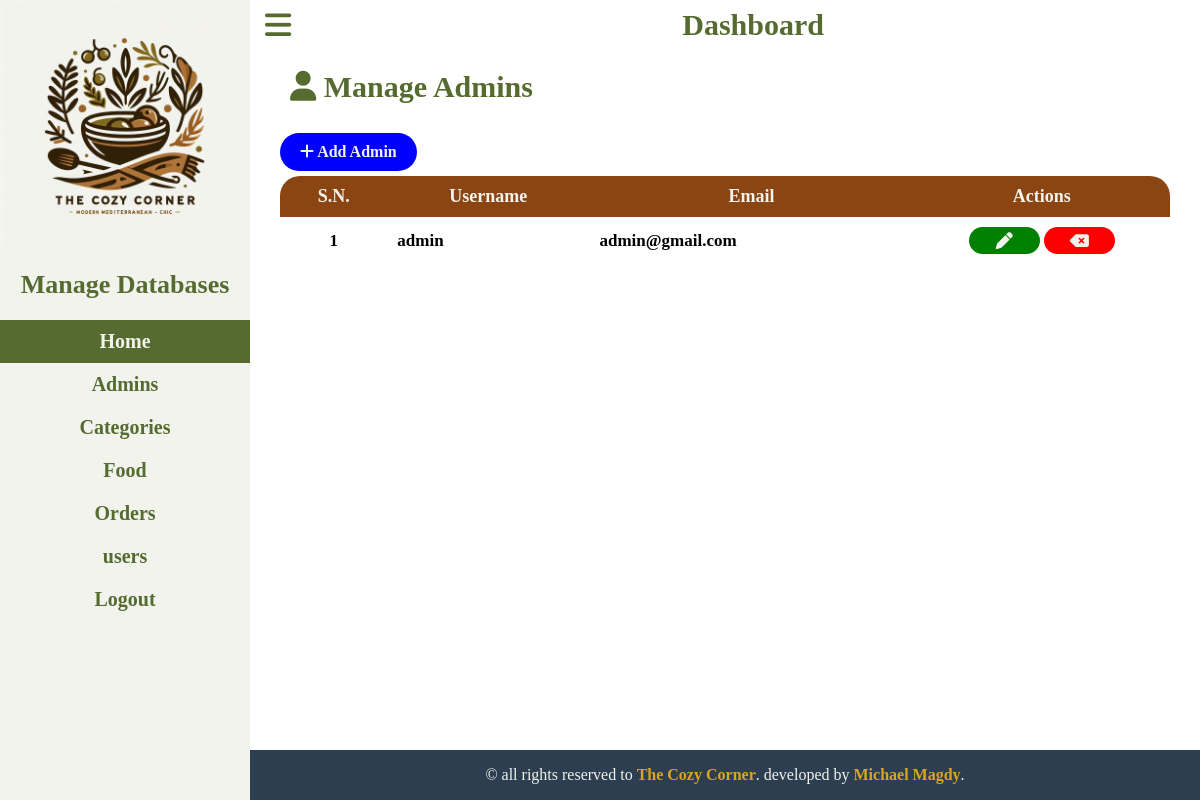
The page /admin/manage-admins.php (signed in) on the database its author committed.
### tables this page shows
CREATE TABLE `users` (
  `user_id` int(10) UNSIGNED NOT NULL,
  `username` varchar(100) NOT NULL,
  `password_hash` varchar(255) NOT NULL,
  `email` varchar(255) NOT NULL,
  `role` varchar(20) NOT NULL
);

### admin/manage-admins.php (the view)
<?php include('components/sidebar_header.php') ?>
    <main>
        <h2><i class="fa-duotone fa-solid fa-user"></i></i> Manage Admins</h2>
        <br>
        <div class="database">
            <a href="add-admin.php?name=admins" class="btn-add general-btns"> <i class="fa-solid fa-plus"></i> Add Admin</a>
            <table>
                <thead>
                    <tr>
                        <th>S.N.</th>
                        <th>Username</th>
                        <th>Email</th>
                        <th>Actions</th>
                    </tr>
                </thead>
                <tbody>
                    <?php
                        $sql = "SELECT user_id,username,email FROM users WHERE role='admin'";
                        $res = mysqli_query($conn, $sql);
                        function print_admin_row($SN, $username, $email,$id){
                            $url_del = SITE_URL."admin/delete-admin.php?id={$id}&name=admins";
                            $url_upd = SITE_URL."admin/update-admin.php?id={$id}&name=admins";
                            echo "
                                <tr>
                                    <td class=\"center_tbl_col\">{$SN}</td>
                                    <td>{$username}</td>
                                    <td>{$email}</td>
                                    <td class=\"center_tbl_col\">
                                        <a href=\"{$url_upd}\"><i class=\"fa-solid fa-pen\"></i></a>
                                        <a href=\"{$url_del}\"><i class=\"fa-solid fa-delete-left \"></i></a>
                                    </td>
                                </tr>
                            ";
                        }
                        if($res == true){
                            $no_rows = mysqli_num_rows($res);
                            if($no_rows > 0){
                                $SN = 1;
                                while($row=mysqli_fetch_assoc($res)){
                                    $id = $row['user_id'];
                                    $username = $row['username'];
                                    $email = $row['email'];
                                    print_admin_row($SN++,$username,$email,$id);
                                }
                            } else {
                                echo "
                                    <tr> <td colspan=\"6\"> no data added </td> <tr>
                                ";
                            }
                        }
                    ?>
                </tbody>
            </table>
        </div>
    </main>
<?php include('components/footer.php') ?>

### admin/css/dashboard.css (style rules this page uses)
* { margin: 0; padding: 0; box-sizing: border-box; }
:root { --Primary-color-green: #556B2F; --Primary-color-red: #E2725B; --Primary-color-brown: #8B4513; --accent-color-white: #f2f3ed; --accent-color-yellow: #DAA520; --accent-color-navy: #2C3E50; }
main { min-height: calc(100vh - 100px); padding: 20px; }
main>h2 { color: var(--Primary-color-green); font-size: 30px; margin-left: 20px; }
.general-btns { display: inline-block; text-decoration: none; color: var(--accent-color-white); padding: 10px 20px; border-radius: 100px; margin-bottom: 5px; font-weight: bold; }
.btn-add { background-color: blue; }
.database { padding: 10px; }
table { width: 100%; border-collapse: collapse; }
table td { padding: 10px; font-size: 17px; font-weight: bold; }
table th { background-color: var(--Primary-color-brown); color: var(--accent-color-white); padding: 10px; font-size: 18px; }
table tr th:first-child { border-top-left-radius: 20px; }
table tr th:last-child { border-top-right-radius: 20px; }
table tr:last-child td:first-child { border-bottom-left-radius: 20px; }
table tr:last-child td:last-child { border-bottom-right-radius: 20px; }
table tr i { color: var(--accent-color-white); padding: 5px; width: 30%; min-width: 50px; border-radius: 100px; text-align: center; }
table tr .center_tbl_col { text-align: center; }
table tr td:last-child a:last-child i { background-color: red; }
table tr td:last-child a:first-child i { background-color: green; }

### rows shown on the page
users: SN "1", username "admin", email "admin@gmail.com"
